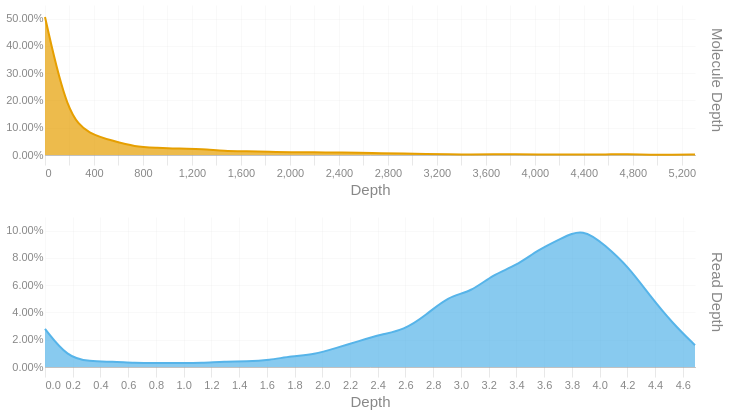

Write notebook code for a chart like this one.
### Code cell
readdep = depth_hist(tb['Read Depth'], q99, 3)
readdep = readdep.with_columns(pl.lit('Read Depth').alias('Metric'))
if not SKIPLR:
    moldep = depth_hist(tb['Molecule Depth'], mol_q99, 1)
    moldep = moldep.with_columns(pl.lit('Molecule Depth').alias('Metric'))
    _hist = pl.concat([readdep, moldep])
    _hist = _hist.filter(pl.col('Proportion') != 0)
    with SafeRender(_hist):
        (
            alt.Chart(_hist)        
            .mark_area(interpolate = "basis")
            .encode(
                x=alt.X('Bin:Q').scale(domainMin=0).axis(alt.Axis(title='Depth')),
                y = alt.Y('Proportion:Q', title = None).axis(format = '.2%'),
                color = alt.Color('Metric:N').legend(None),
                row = alt.Row("Metric:N").header(title = None, labelOrient = 'right'),
                tooltip = [
                    alt.Tooltip("Metric:N", title = "Metric"),
                    alt.Tooltip('Interval:N', title = "Depth Interval"),
                    alt.Tooltip('Proportion:Q', title = "% Alignments").format('.2%')
                ]
            )
            .resolve_scale(x='independent', y='independent')
            .properties(
                height = 150, width = 650,
                usermeta={'embedOptions': {'downloadFileName': f'{samplename}.depth.hist'}}
            )
        ).display()
else:
    readdep = readdep.filter(pl.col('Proportion') != 0)
    with SafeRender(readdep):
        (
            alt.Chart(readdep)        
            .mark_area(interpolate = "basis")
            .encode(
                x=alt.X('Bin:Q').scale(domainMin=0).axis(alt.Axis(title='Depth')),
                y = alt.Y('Proportion:Q', title = None).axis(format = '.2%'),
                tooltip = [
                    alt.Tooltip('Interval:N', title = "Depth Interval"),
                    alt.Tooltip('Proportion:Q', title = "% Alignments").format('.2%')
                ]
            )
            .properties(
                usermeta={'embedOptions': {'downloadFileName': f'{samplename}.depth.hist'}}
            )
        ).display()

### Figure 1 — Vega-Lite specification as saved in the notebook (floating-point values rounded to 4 significant figures)
{"width": 650, "height": 150, "config": {"title": {"anchor": "start", "dy": -15, "fontSize": 18, "color": "#888888", "subtitleColor": "#888888", "subtitleFontSize": 14}, "arc": {"fill": "#0072B2"}, "axis": {"domainColor": "#888888", "domainWidth": 0.5, "gridWidth": 0.2, "grid": false, "titleFontWeight": 400, "titleFontSize": 15, "labelFontSize": 11, "labelColor": "#888888", "tickColor": "#888888", "tickWidth": 0.2, "titleColor": "#888888"}, "axisBand": {"grid": false}, "axisX": {"grid": true, "tickSize": 10, "domainCap": "round"}, "axisY": {"domain": false, "grid": true, "tickSize": 0, "domainCap": "round"}, "background": "transparent", "header": {"labelFontSize": 15, "labelColor": "#888888", "titleFontSize": 15, "titleFontWeight": 600, "titleColor": "#888888"}, "legend": {"labelFont": "sans-serif", "labelFontSize": 12, "labelColor": "#888888", "symbolSize": 100, "symbolType": "circle", "titleFontSize": 12, "titlePadding": 10, "titleColor": "#888888", "title": null}, "range": {"category": ["#E69F00", "#56B4E9", "#009E73", "#F0E442", "#0072B2", "#D55E00", "#CC79A7", "#000000"], "diverging": ["#cfe8f3", "#a2d4ec", "#73bfe2", "#46abdb", "#1696d2", "#12719e"]}, "area": {"fill": "#0072B2", "fillOpacity": 0.7, "line": true, "strokeOpacity": 0.7}, "line": {"color": "#0072B2", "stroke": "#0072B2", "strokeWidth": 2}, "trail": {"color": "#0072B2", "stroke": "#0072B2", "strokeWidth": 0, "size": 1}, "point": {"filled": true, "fillOpacity": 1.0, "size": 95}, "text": {"color": "#888888", "fontSize": 11, "align": "right", "fontWeight": 400, "size": 11}, "bar": {"fill": "#0072B2", "stroke": null}, "view": {"stroke": null, "continuousWidth": 660, "continuousHeight": 400}}, "data": {"name": "data-918cb7f1d5831c0e2ad663918b84c0f8"}, "mark": {"type": "area", "interpolate": "basis"}, "encoding": {"color": {"field": "Metric", "legend": null, "type": "nominal"}, "row": {"field": "Metric", "header": {"title": null, "labelOrient": "right"}, "type": "nominal"}, "tooltip": [{"field": "Metric", "title": "Metric", "type": "nominal"}, {"field": "Interval", "title": "Depth Interval", "type": "nominal"}, {"field": "Proportion", "format": ".2%", "title": "% Alignments", "type": "quantitative"}], "x": {"axis": {"title": "Depth"}, "field": "Bin", "scale": {"domainMin": 0}, "type": "quantitative"}, "y": {"axis": {"format": ".2%"}, "field": "Proportion", "title": null, "type": "quantitative"}}, "resolve": {"scale": {"x": "independent", "y": "independent"}}, "usermeta": {"embedOptions": {"downloadFileName": "S6_LaHave_3608.depth.hist"}}, "$schema": "https://vega.github.io/schema/vega-lite/v6.1.0.json", "datasets": {"data-918cb7f1d5831c0e2ad663918b84c0f8": [{"Bin": 0.0, "Interval": "0.0-0.162", "Proportion": 0.028, "Metric": "Read Depth"}, {"Bin": 0.162, "Interval": "0.162-0.323", "Proportion": 0.007, "Metric": "Read Depth"}, {"Bin": 0.323, "Interval": "0.323-0.485", "Proportion": 0.004, "Metric": "Read Depth"}, {"Bin": 0.485, "Interval": "0.485-0.647", "Proportion": 0.004, "Metric": "Read Depth"}, {"Bin": 0.647, "Interval": "0.647-0.808", "Proportion": 0.003, "Metric": "Read Depth"}, {"Bin": 0.808, "Interval": "0.808-0.97", "Proportion": 0.003, "Metric": "Read Depth"}, {"Bin": 0.97, "Interval": "0.97-1.132", "Proportion": 0.003, "Metric": "Read Depth"}, {"Bin": 1.132, "Interval": "1.132-1.293", "Proportion": 0.003, "Metric": "Read Depth"}, {"Bin": 1.293, "Interval": "1.293-1.455", "Proportion": 0.004, "Metric": "Read Depth"}, {"Bin": 1.455, "Interval": "1.455-1.617", "Proportion": 0.004, "Metric": "Read Depth"}, {"Bin": 1.617, "Interval": "1.617-1.778", "Proportion": 0.005, "Metric": "Read Depth"}, {"Bin": 1.778, "Interval": "1.778-1.94", "Proportion": 0.008, "Metric": "Read Depth"}, {"Bin": 1.94, "Interval": "1.94-2.102", "Proportion": 0.009, "Metric": "Read Depth"}, {"Bin": 2.102, "Interval": "2.102-2.263", "Proportion": 0.014, "Metric": "Read Depth"}, {"Bin": 2.263, "Interval": "2.263-2.425", "Proportion": 0.019, "Metric": "Read Depth"}, {"Bin": 2.425, "Interval": "2.425-2.587", "Proportion": 0.024, "Metric": "Read Depth"}, {"Bin": 2.587, "Interval": "2.587-2.748", "Proportion": 0.027, "Metric": "Read Depth"}, {"Bin": 2.748, "Interval": "2.748-2.91", "Proportion": 0.038, "Metric": "Read Depth"}, {"Bin": 2.91, "Interval": "2.91-3.072", "Proportion": 0.052, "Metric": "Read Depth"}, {"Bin": 3.072, "Interval": "3.072-3.233", "Proportion": 0.055, "Metric": "Read Depth"}, {"Bin": 3.233, "Interval": "3.233-3.395", "Proportion": 0.068, "Metric": "Read Depth"}, {"Bin": 3.395, "Interval": "3.395-3.557", "Proportion": 0.074, "Metric": "Read Depth"}, {"Bin": 3.557, "Interval": "3.557-3.718", "Proportion": 0.086, "Metric": "Read Depth"}, {"Bin": 3.718, "Interval": "3.718-3.88", "Proportion": 0.094, "Metric": "Read Depth"}, {"Bin": 3.88, "Interval": "3.88-4.042", "Proportion": 0.102, "Metric": "Read Depth"}, {"Bin": 4.042, "Interval": "4.042-4.203", "Proportion": 0.089, "Metric": "Read Depth"}, {"Bin": 4.203, "Interval": "4.203-4.365", "Proportion": 0.074, "Metric": "Read Depth"}, {"Bin": 4.365, "Interval": "4.365-4.527", "Proportion": 0.052, "Metric": "Read Depth"}, {"Bin": 4.527, "Interval": "4.527-4.688", "Proportion": 0.032, "Metric": "Read Depth"}, {"Bin": 4.688, "Interval": "4.688-4.85", "Proportion": 0.016, "Metric": "Read Depth"}, {"Bin": 0.0, "Interval": "0.0-183.0", "Proportion": 0.506, "Metric": "Molecule Depth"}, {"Bin": 183.0, "Interval": "183.0-366.0", "Proportion": 0.143, "Metric": "Molecule Depth"}, {"Bin": 366.0, "Interval": "366.0-549.1", "Proportion": 0.076, "Metric": "Molecule Depth"}, {"Bin": 549.1, "Interval": "549.1-732.1", "Proportion": 0.053, "Metric": "Molecule Depth"}, {"Bin": 732.1, "Interval": "732.1-915.1", "Proportion": 0.03, "Metric": "Molecule Depth"}, {"Bin": 915.1, "Interval": "915.1-1098.1", "Proportion": 0.027, "Metric": "Molecule Depth"}, {"Bin": 1098.0, "Interval": "1098.1-1281.2", "Proportion": 0.023, "Metric": "Molecule Depth"}, {"Bin": 1281.0, "Interval": "1281.2-1464.2", "Proportion": 0.022, "Metric": "Molecule Depth"}, {"Bin": 1464.0, "Interval": "1464.2-1647.2", "Proportion": 0.015, "Metric": "Molecule Depth"}, {"Bin": 1647.0, "Interval": "1647.2-1830.2", "Proportion": 0.014, "Metric": "Molecule Depth"}, {"Bin": 1830.0, "Interval": "1830.2-2013.3", "Proportion": 0.012, "Metric": "Molecule Depth"}, {"Bin": 2013.0, "Interval": "2013.3-2196.3", "Proportion": 0.01, "Metric": "Molecule Depth"}, {"Bin": 2196.0, "Interval": "2196.3-2379.3", "Proportion": 0.011, "Metric": "Molecule Depth"}, {"Bin": 2379.0, "Interval": "2379.3-2562.3", "Proportion": 0.009, "Metric": "Molecule Depth"}, {"Bin": 2562.0, "Interval": "2562.3-2745.4", "Proportion": 0.008, "Metric": "Molecule Depth"}, {"Bin": 2745.0, "Interval": "2745.4-2928.4", "Proportion": 0.007, "Metric": "Molecule Depth"}, {"Bin": 2928.0, "Interval": "2928.4-3111.4", "Proportion": 0.005, "Metric": "Molecule Depth"}, {"Bin": 3111.0, "Interval": "3111.4-3294.4", "Proportion": 0.004, "Metric": "Molecule Depth"}, {"Bin": 3294.0, "Interval": "3294.4-3477.5", "Proportion": 0.002, "Metric": "Molecule Depth"}, {"Bin": 3478.0, "Interval": "3477.5-3660.5", "Proportion": 0.002, "Metric": "Molecule Depth"}, {"Bin": 3660.0, "Interval": "3660.5-3843.5", "Proportion": 0.003, "Metric": "Molecule Depth"}, {"Bin": 3844.0, "Interval": "3843.5-4026.5", "Proportion": 0.003, "Metric": "Molecule Depth"}, {"Bin": 4026.0, "Interval": "4026.5-4209.6", "Proportion": 0.002, "Metric": "Molecule Depth"}, {"Bin": 4210.0, "Interval": "4209.6-4392.6", "Proportion": 0.002, "Metric": "Molecule Depth"}, {"Bin": 4393.0, "Interval": "4392.6-4575.6", "Proportion": 0.002, "Metric": "Molecule Depth"}, {"Bin": 4576.0, "Interval": "4575.6-4758.6", "Proportion": 0.002, "Metric": "Molecule Depth"}, {"Bin": 4759.0, "Interval": "4758.6-4941.7", "Proportion": 0.003, "Metric": "Molecule Depth"}, {"Bin": 4942.0, "Interval": "4941.7-5124.7", "Proportion": 0.001, "Metric": "Molecule Depth"}, {"Bin": 5125.0, "Interval": "5124.7-5307.7", "Proportion": 0.001, "Metric": "Molecule Depth"}, {"Bin": 5308.0, "Interval": "5307.7-5490.73", "Proportion": 0.002, "Metric": "Molecule Depth"}]}}
